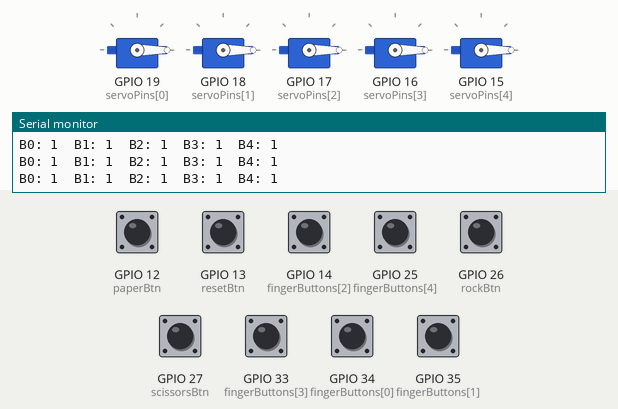
Simulated run of this sketch. Board: ESP32. Shown: 5 × servo, the last lines printed to the serial monitor. The test bench sets the inputs (shaded band); at power-on: GPIO 12 (paperBtn), GPIO 13 (resetBtn), GPIO 14 (fingerButtons[2]), GPIO 25 (fingerButtons[4]), GPIO 26 (rockBtn), GPIO 27 (scissorsBtn), GPIO 33 (fingerButtons[3]), GPIO 34 (fingerButtons[0]), GPIO 35 (fingerButtons[1]) HIGH.

Above: at 1.2 s.
1.3 s: GPIO 14 (fingerButtons[2]) pulled LOW for 1 s
At 1.9 s:
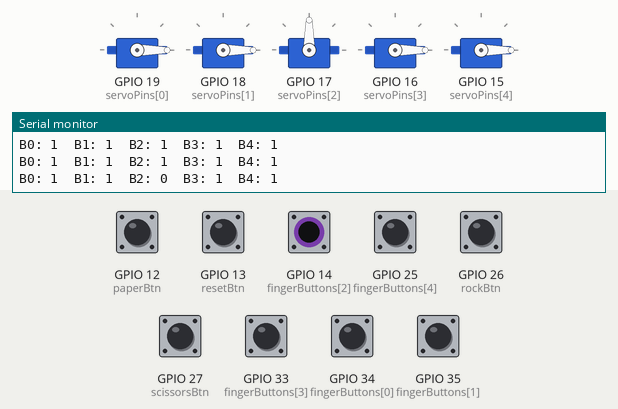
3.8 s: GPIO 25 (fingerButtons[4]) pulled LOW for 0.15 s
At 4.9 s:
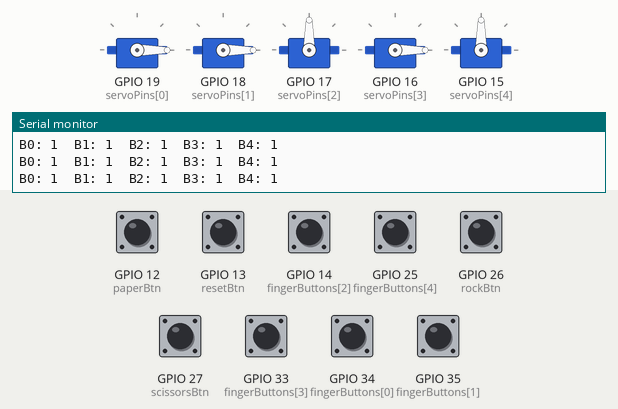
5.4 s: GPIO 26 (rockBtn) pulled LOW for 0.15 s
At 6.3 s:
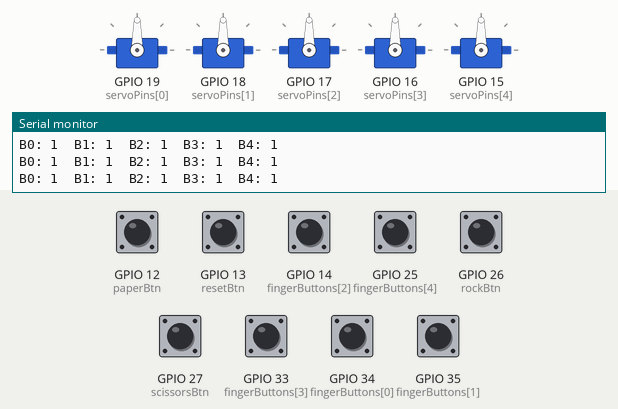
7.0 s: GPIO 27 (scissorsBtn) pulled LOW for 1 s
At 7.6 s:
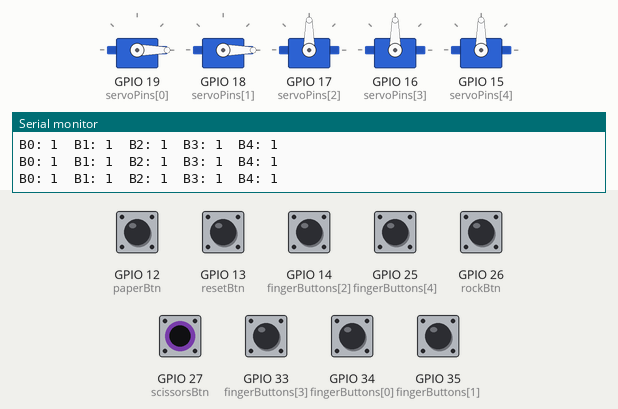
9.5 s: GPIO 34 (fingerButtons[0]) pulled LOW for 0.15 s
At 10.6 s:
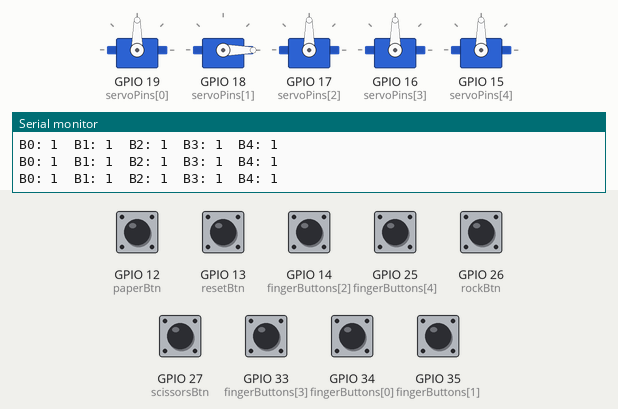
11.1 s: GPIO 14 (fingerButtons[2]) pulled LOW for 0.15 s
At 12.0 s:
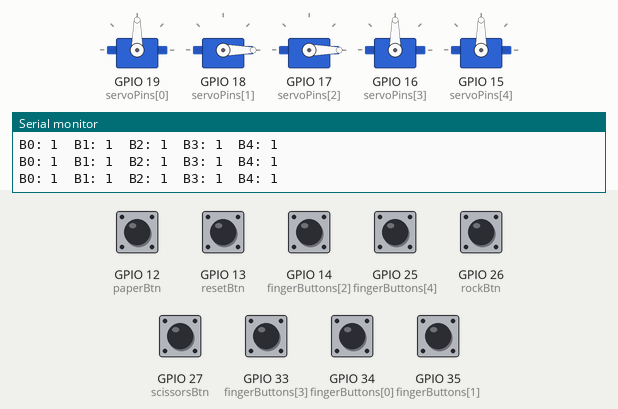
Timing chart, 0 to 13.7 s (numbered marks = the images above; inputs shaded):
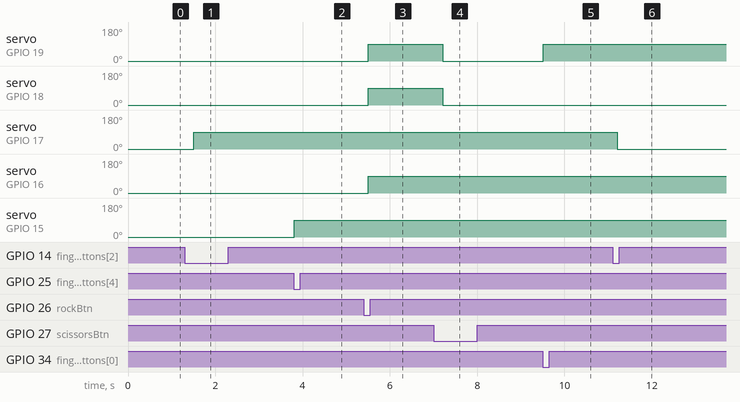

Measured:
- after the input at 1.3 s, servo on GPIO 17 (servoPins[2]): 0° → 90° after 0.20 s
- after the input at 3.8 s, servo on GPIO 15 (servoPins[4]): 0° → 90° at once
- after the input at 5.4 s, servo on GPIO 19 (servoPins[0]), servo on GPIO 18 (servoPins[1]), servo on GPIO 16 (servoPins[3]): 0° → 90° after 0.11 s
- after the input at 7.0 s, servo on GPIO 19 (servoPins[0]), servo on GPIO 18 (servoPins[1]): 90° → 0° after 0.21 s
- after the input at 9.5 s, servo on GPIO 19 (servoPins[0]): 0° → 90° at once
- after the input at 11.1 s, servo on GPIO 17 (servoPins[2]): 90° → 0° after 0.11 s

The sketch:

ESP32roboticArm.ino
```cpp
#include <ESP32Servo.h>

Servo servos[5];
const int servoPins[5] = {19, 18, 17, 16, 15};
const int fingerButtons[5] = {34, 35, 14, 33, 25};
bool fingerStates[5] = {false, false, false, false, false};
bool lastFingerButtons[5] = {true, true, true, true, true};

const int rockBtn     = 26;
const int scissorsBtn = 27;
const int paperBtn    = 12;
bool lastRockState     = true;
bool lastScissorsState = true;
bool lastPaperState    = true;

const int resetBtn = 13;
bool lastResetState = true;

void setup() {
  Serial.begin(115200);
  for (int i = 0; i < 5; i++) {
    servos[i].attach(servoPins[i]);
    servos[i].write(0);
    pinMode(fingerButtons[i], INPUT_PULLUP);
  }

  pinMode(rockBtn, INPUT_PULLUP);
  pinMode(scissorsBtn, INPUT_PULLUP);
  pinMode(paperBtn, INPUT_PULLUP);
  pinMode(resetBtn, INPUT_PULLUP);
}

void loop() {
  // Діагностика стану кнопок
  for (int i = 0; i < 5; i++) {
    Serial.print("B"); Serial.print(i); Serial.print(": ");
    Serial.print(digitalRead(fingerButtons[i]));
    Serial.print("  ");
  }
  Serial.println();
  delay(300);

  //Кнопки пальців
  for (int i = 0; i < 5; i++) {
    bool currentState = digitalRead(fingerButtons[i]);

    if (currentState == LOW && lastFingerButtons[i] == HIGH) {
      fingerStates[i] = !fingerStates[i];
      int angle = fingerStates[i] ? 90 : 0;
      servos[i].write(angle);
      delay(200);
    }

    lastFingerButtons[i] = currentState;
  }

  //Камінь
  bool rockState = digitalRead(rockBtn);
  if (rockState == LOW && lastRockState == HIGH) {
    for (int i = 0; i < 5; i++) servos[i].write(90);
    delay(500);
  }
  lastRockState = rockState;

  //Ножиці
  bool scissorsState = digitalRead(scissorsBtn);
  if (scissorsState == LOW && lastScissorsState == HIGH) {
    servos[0].write(0);
    servos[1].write(0);
    servos[2].write(90);
    servos[3].write(90);
    servos[4].write(90);
    delay(500);
  }
  lastScissorsState = scissorsState;

  //Папір
  bool paperState = digitalRead(paperBtn);
  if (paperState == LOW && lastPaperState == HIGH) {
    for (int i = 0; i < 5; i++) servos[i].write(0);
    delay(500);
  }
  lastPaperState = paperState;

  //Reset
  bool resetState = digitalRead(resetBtn);
  if (resetState == LOW && lastResetState == HIGH) {
    for (int i = 0; i < 5; i++) {
      servos[i].write(0);
      fingerStates[i] = false;
    }
    delay(500);
  }
  lastResetState = resetState;
}
```
